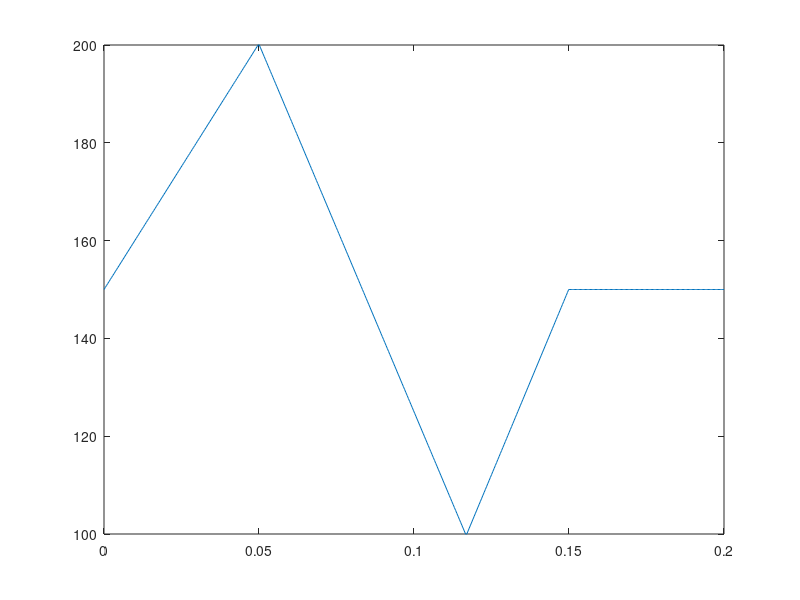

MATLAB code to generate this figure: (Note: this script raises an error after producing the figure.)
clc
clear
close all
%% Params

f = 5.0; % Hz
T = 1/f;

N = 500;
publish_rate = f*N

V_thrust = 1000; % mm/s
V_swing = 1500; % mm/s
V_return = 1500; % mm/s

L_touchdown = 150; % mm
L_liftoff = 200; % mm
L_swing = 100; % mm


%% Calculation

h = L_touchdown*ones(N,1);
t = linspace(0,T,N);

% thrust phase (1)
dh_thrust = L_liftoff - L_touchdown;
T_thrust = dh_thrust / V_thrust;
i_thrust = int32(T_thrust / T * N);
t_thrust = linspace(0,T_thrust,i_thrust);
h(1:i_thrust) = L_touchdown + (t_thrust/T_thrust).*(dh_thrust);

% swing phase (2)
dh_swing = L_swing - L_liftoff;
T_swing = -dh_swing / V_swing;
i_swing = int32(T_swing / T * N);
t_swing = -linspace(0,T_swing,i_swing);
h(i_thrust+1:i_thrust+i_swing) = L_liftoff - (t_swing/T_swing).*dh_swing;

% return phase (3)
dh_return = L_touchdown - L_swing;
T_return = dh_return / V_return;
i_return = int32(T_return / T * N);
t_return = linspace(0,T_return,i_return);
h(i_thrust+i_swing+1:i_thrust+i_swing+i_return) = L_swing + (t_return/T_return).*dh_return;

%% Visualize

figure
plot(t,h)


%% Save

x = zeros(N,1);
z = zeros(N,1);
dat = [x -h z];
writematrix(dat, 'hop-test.csv', 'Delimiter', ',')
